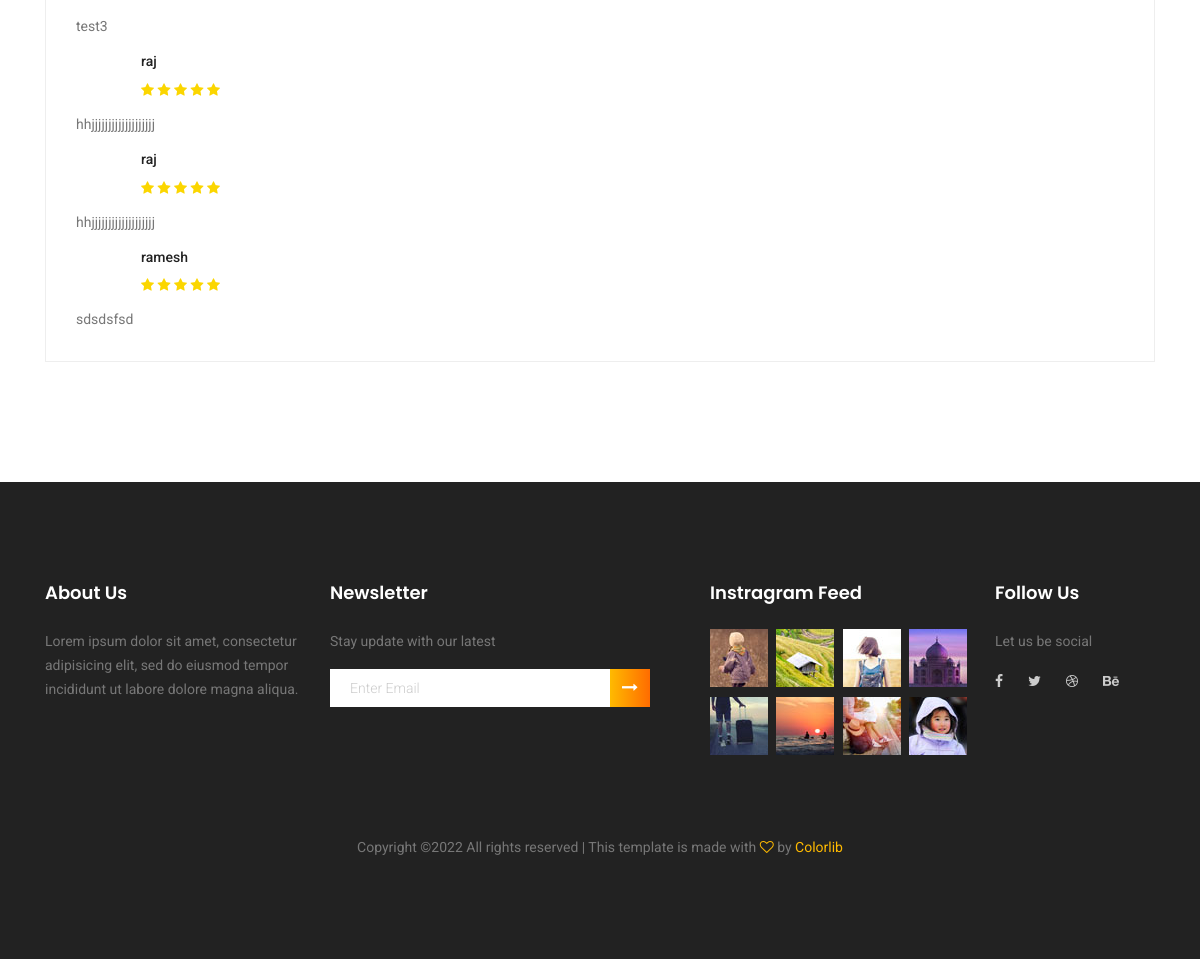
Page /buyer_product_detail/3/ (lower part) on the earlier database version.
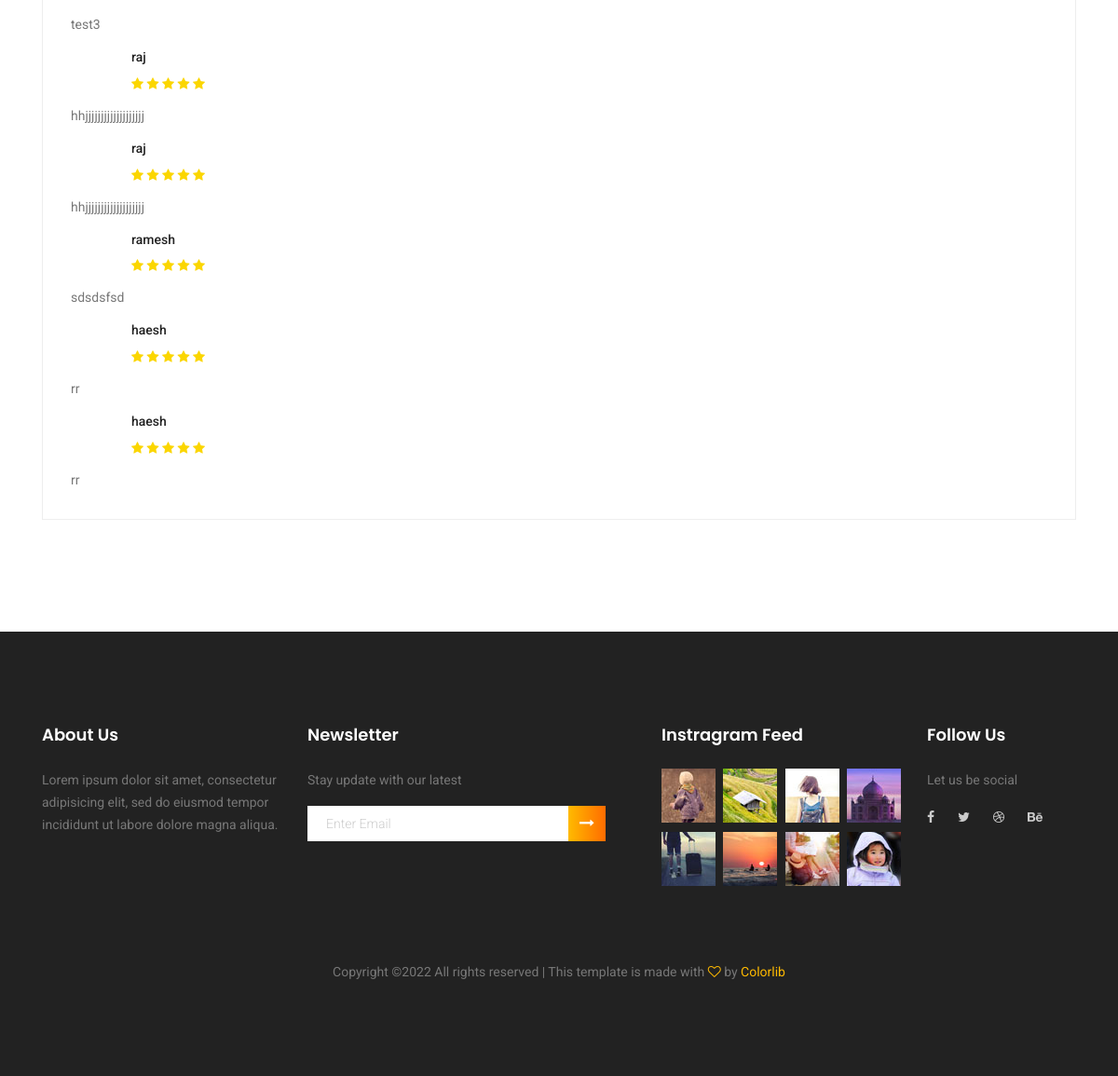
Same page on the later database version.
### myapp/models.py (models this page shows, shortened)
class Review(models.Model):
	name=models.CharField(max_length=100)
	email=models.EmailField()
	mobile=models.PositiveIntegerField()
	message=models.TextField()
	date=models.DateTimeField(default=timezone.now)

### myapp/views.py (the view)
# urls.py: path('buyer_product_detail/<int:pk>/',views.buyer_product_detail,name="buyer_product_detail"),
def buyer_product_detail(request,pk):
	wishlist_flag=False
	cart_flag=False
	product=Product.objects.get(pk=pk)
	comments=Comment.objects.all()
	reviews=Review.objects.all()
	try:
		user=User.objects.get(email=request.session['email'])
		Wishlist.objects.get(user=user,product=product)
		wishlist_flag=True
	except:
		pass
	try:
		user=User.objects.get(email=request.session['email'])
		Cart.objects.get(user=user,product=product,payment_status=False)
		cart_flag=True
	except:
		pass
	return render(request,"buyer_product_detail.html",{'reviews':reviews,'comments':comments,'product':product,'wishlist_flag':wishlist_flag,'cart_flag':cart_flag})

### myapp/templates/buyer_product_detail.html (shortened to what this page needs)
{% extends 'header.html' %}
{% load static %}
{% block content %}
<!DOCTYPE html>
<html lang="zxx" class="no-js">
<head>
</head>
<body>
	<br><br><br><br><br>
	<br><br><br><br><br>
	<section class="product_description_area">
		<div class="container">
			<div class="tab-content" id="myTabContent">
				<div class="tab-pane fade show active" id="review" role="tabpanel" aria-labelledby="review-tab">
					<div class="row">
						<div class="col-lg-6">
							<div class="review_list">
								{% for i in reviews %}
								<div class="review_item">
									<div class="media">
										<div class="media-body">
											<h4>{{i.name}}</h4>
											<i class="fa fa-star"></i>
											<i class="fa fa-star"></i>
											<i class="fa fa-star"></i>
											<i class="fa fa-star"></i>
											<i class="fa fa-star"></i>
										</div>
									</div>
									<p>{{i.message}}</p>
								</div>
								{% endfor %}
							</div>
						</div>
						<div class="col-lg-6">
						</div>
					</div>
				</div>
			</div>
		</div>
	</section>
</body>
</html>
{% endblock %}

Differences in the rows shown:
added Review: name "haesh", message "rr"
added Review: name "haesh", message "rr"
